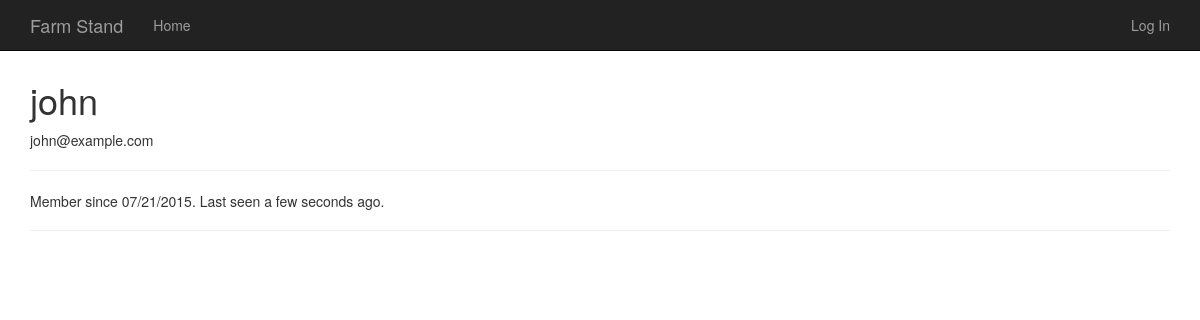
The page /user/john on the database as committed earlier.
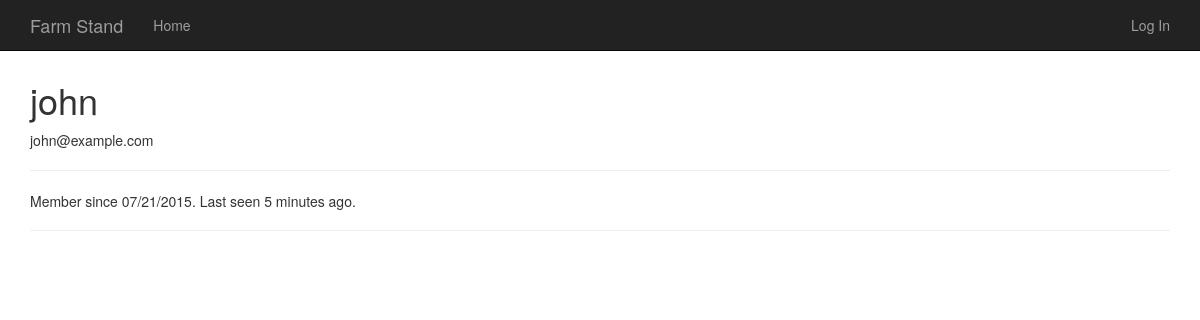
The same page on the database as committed later.
### app/models.py (models this page shows, shortened)
class User(UserMixin, db.Model):
    __tablename__ = 'users'
    id = db.Column(db.Integer, primary_key=True)
    email = db.Column(db.String(64), unique=True, index=True)
    phone = db.Column(db.String(64), unique=True, index=True)
    username = db.Column(db.String(64), unique=True, index=True)
    name = db.Column(db.String(64), index=True)
    about_me = db.Column(db.Text())
    location = db.Column(db.String(64))
    member_since = db.Column(db.DateTime(), default=datetime.utcnow)
    last_seen = db.Column(db.DateTime(), default=datetime.utcnow)
    role_id = db.Column(db.Integer, db.ForeignKey('roles.id'))
    password_hash = db.Column(db.String(128))
    confirmed = db.Column(db.Boolean, default=False)
    products = db.relationship('Product', backref='farmer', lazy='dynamic')
    @property
    def password(self):
        raise AttributeError('password is not a readable attribute')

### app/main/views.py (the view)
@main.route('/user/<username>')
def user(username):
    user = User.query.filter_by(username=username).first()
    if user is None:
        abort(404)
    return render_template('user.html', user=user)

### app/main/__init__.py (called while the page is built)
@main.app_context_processor
def inject_permissions():
    return dict(Permission=Permission)

### app/models.py (called while the page is built)
    def is_administrator(self):
        return False

### app/templates/user.html (shortened to what this page needs)
{% extends "base.html" %}
{% import "bootstrap/wtf.html" as wtf %}
{% block content %}
<div class="container">
  <div class="page-header">
    <h1>{{ user.username }}</h1><span>{{ user.email }}</span>
    <hr>
    {% if user.about_me %}<p>{{ user.about_me }}</p>{% endif %} <p>
            Member since {{ moment(user.member_since).format('L') }}.
            Last seen {{ moment(user.last_seen).fromNow() }}.
    </p>
  </div>
</div>
{% endblock %}

### app/templates/base.html (shortened to what this page needs)
{% extends "bootstrap/base.html" %}
{% block head %}
{{ super() }}
<link rel="stylesheet" href="{{url_for('static', filename='style.css')}}">
{% endblock %}
{% block navbar %}
<div class="navbar navbar-inverse navbar-fixed-top" role="navigation">
    <div class="container">
        <div class="navbar-header">
            <a class="navbar-brand" href="{{ url_for('main.index') }}">Farm Stand</a>
        </div>
        <div class="navbar-collapse collapse">
            <ul class="nav navbar-nav">
                <li><a href="{{ url_for('main.index') }}">Home</a></li>
            </ul>
            <ul class="nav navbar-nav navbar-right">
                {% if current_user.is_authenticated() %}
                <li><a href="{{ url_for('auth.logout') }}">Log Out</a></li>
                {% else %}
                <li><a href="{{ url_for('auth.login') }}">Log In</a></li>
                {% endif %}
            </ul>
        </div>
    </div>
</div><br><br>
{% endblock %}

Rows that differ between the two databases and show on the page:
changed User "john": last_seen "a few seconds ago" → "5 minutes ago"
